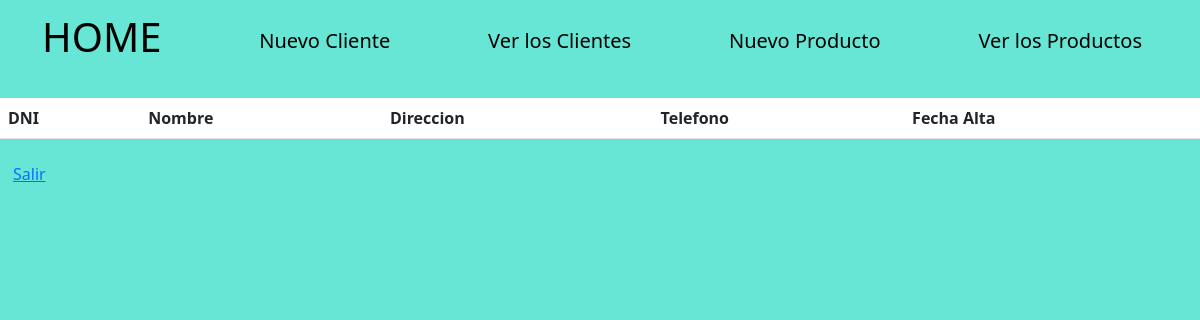
/clientes/list, run on an earlier commit of the app's database.
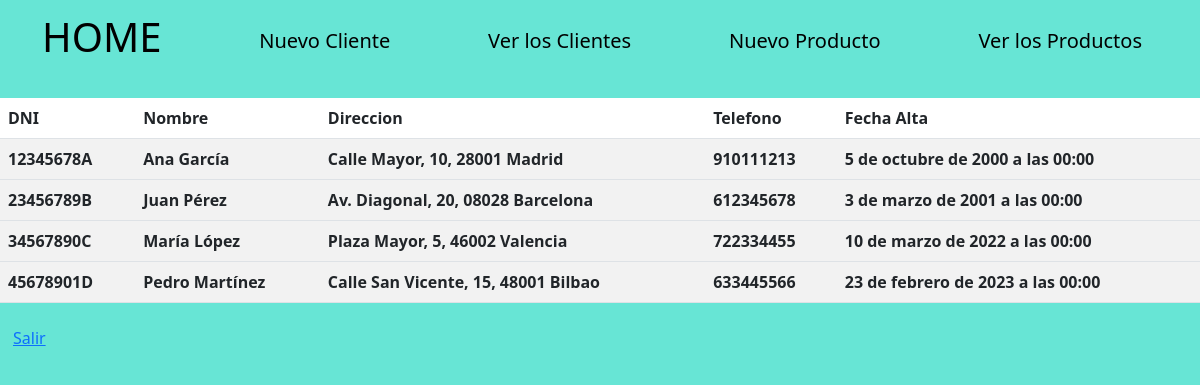
And on a later commit of the database.
### misitio/models.py (models this page shows)
class Cliente(models.Model):
    dni = models.CharField(max_length=9)
    nombre = models.CharField(max_length=150, blank=False, null=False)
    fecha_alta = models.DateTimeField("Fecha de alta", blank=False, null=False)
    direccion = models.CharField(max_length=150, blank= False, null=True)
    mobile = models.CharField(max_length=15, blank=False, null=True)

### misitio/views.py (the view)
# urls.py: path('clientes/list', views.clientes_list, name='clientes_list'),
def clientes_list(request):
    clientes = Cliente.objects.order_by('fecha_alta')
    return  render(request, 'misitio/clientes_list.html', {'clientes': clientes})

### misitio/templates/misitio/clientes_list.html
{% extends 'misitio/base.html' %}
{% block content %}
    <div class="row mt-3">
        <div class="col">
            <table class="table table-striped">
                <thead>
                <tr>
                    <th>DNI</th>
                    <th>Nombre</th>
                    <th>Direccion</th>
                    <th>Telefono</th>
                    <th>Fecha Alta</th>
                </tr>
                </thead>
                <tbody>
                {% for Cliente in clientes %}
                    <tr>
                        <th>{{ Cliente.dni }}</th>
                        <th>{{ Cliente.nombre }}</th>
                        <th>{{ Cliente.direccion }}</th>
                        <th>{{ Cliente.mobile }}</th>
                        <th>{{ Cliente.fecha_alta }}</th>
                    </tr>
                    </tbody>
                {% endfor %}
            </table>
            <a class="btn btn-link" href="/logout">Salir</a></p>
        </div>
    </div>
{% endblock %}

### misitio/templates/misitio/base.html (shortened to what this page needs)
<!DOCTYPE html>
{% load static %}
<html lang="es" xmlns="http://www.w3.org/1999/html">
<head>
    <link href="https://cdn.jsdelivr.net/npm/bootstrap@5.3.0-alpha1/dist/css/bootstrap.min.css" rel="stylesheet"
>
    <link href="https://cdn.jsdelivr.net/npm/bootstrap@5.3.0-alpha1/dist/css/bootstrap-grid.min.css" rel="stylesheet"/>
    <link href="https://cdn.jsdelivr.net/npm/bootstrap@5.3.0-alpha1/dist/css/bootstrap-reboot.min.css"
          rel="stylesheet"/>
    <link href="{% static '/css/micss.css' %}" rel="stylesheet">
    <link rel="stylesheet" href="https://cdnjs.cloudflare.com/ajax/libs/slick-carousel/1.8.1/slick.min.css">
    <link rel="stylesheet" href="https://cdnjs.cloudflare.com/ajax/libs/slick-carousel/1.8.1/slick-theme.min.css">
</head>
<body>
<nav class="navbar">
    <div class="container" style="color: black">
        <a class="navbar-brand" href="{% url 'index' %}"><h1>HOME</h1></a>
        <a class="navbar-brand" href="{% url 'cliente_new' %}">Nuevo Cliente</a>
        <a class="navbar-brand" href="{% url 'clientes_list' %}">Ver los Clientes</a>
        <a class="navbar-brand" href="{% url 'producto_new' %}">Nuevo Producto</a>
        <a class="navbar-brand" href="{% url 'productos_list' %}">Ver los Productos</a>
    </div>
</nav>
</body>
{% block content %}
{% endblock %}
</html>

### misitio/static/css/micss.css (style rules this page uses)
body { background-color: #67e5d5; color: #000000; }
.navbar { position: relative; display: -webkit-box; display: -ms-flexbox; display: flex; -ms-flex-wrap: wrap; flex-wrap: wrap; -webkit-box-align: center; -ms-flex-align: center; align-items: center; -webkit-box-pack: justify; -ms-flex-pack: justify; justify-content: space-between; padding: 0.5rem 1rem; }

What changed in the data, as far as the page shows it:
added Cliente: dni "12345678A", nombre "Ana García", direccion "Calle Mayor, 10, 28001 Madrid", mobile "910111213", fecha_alta "5 de octubre de 2000 a las 00:00"
added Cliente: dni "23456789B", nombre "Juan Pérez", direccion "Av. Diagonal, 20, 08028 Barcelona", mobile "612345678", fecha_alta "3 de marzo de 2001 a las 00:00"
added Cliente: dni "34567890C", nombre "María López", direccion "Plaza Mayor, 5, 46002 Valencia", mobile "722334455", fecha_alta "10 de marzo de 2022 a las 00:00"
added Cliente: dni "45678901D", nombre "Pedro Martínez", direccion "Calle San Vicente, 15, 48001 Bilbao", mobile "633445566", fecha_alta "23 de febrero de 2023 a las 00:00"
